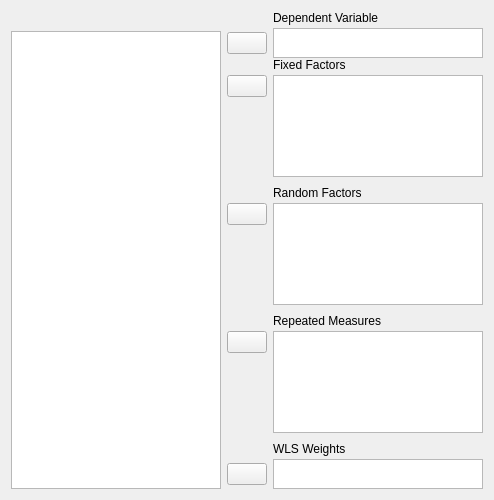
    <widget class="QWidget" name="widget_3" native="true">
     <property name="maximumSize">
      <size>
       <width>16777215</width>
       <height>500</height>
      </size>
     </property>
     <layout class="QGridLayout" name="gridLayout_7">
      <property name="verticalSpacing">
       <number>0</number>
      </property>
      <item row="0" column="0">
       <widget class="QWidget" name="widget_2" native="true">
        <property name="maximumSize">
         <size>
          <width>16777215</width>
          <height>20</height>
         </size>
        </property>
       </widget>
      </item>
      <item row="4" column="1" colspan="2">
       <widget class="QWidget" name="widget_19" native="true">
        <layout class="QGridLayout" name="gridLayout_23">
         <property name="leftMargin">
          <number>0</number>
         </property>
         <property name="topMargin">
          <number>0</number>
         </property>
         <property name="rightMargin">
          <number>0</number>
         </property>
         <property name="verticalSpacing">
          <number>3</number>
         </property>
         <item row="0" column="0">
          <widget class="QWidget" name="widget_20" native="true"/>
         </item>
         <item row="1" column="0">
          <widget class="AssignButton" name="buttonAssignRepeated">
           <property name="maximumSize">
            <size>
             <width>50</width>
             <height>16777215</height>
            </size>
           </property>
           <property name="text">
            <string/>
           </property>
          </widget>
         </item>
         <item row="1" column="1" rowspan="2">
          <widget class="BoundListView" name="repeatedMeasures">
           <property name="sizePolicy">
            <sizepolicy hsizetype="Maximum" vsizetype="Expanding">
             <horstretch>0</horstretch>
             <verstretch>0</verstretch>
            </sizepolicy>
           </property>
           <property name="minimumSize">
            <size>
             <width>0</width>
             <height>80</height>
            </size>
           </property>
           <property name="maximumSize">
            <size>
             <width>210</width>
             <height>16777215</height>
            </size>
           </property>
           <property name="selectionMode">
            <enum>QAbstractItemView::ExtendedSelection</enum>
           </property>
          </widget>
         </item>
         <item row="2" column="0">
          <spacer name="verticalSpacer_4">
           <property name="orientation">
            <enum>Qt::Vertical</enum>
           </property>
           <property name="sizeHint" stdset="0">
            <size>
             <width>20</width>
             <height>84</height>
            </size>
           </property>
          </spacer>
         </item>
         <item row="0" column="1">
          <widget class="QLabel" name="label_10">
           <property name="text">
            <string>Repeated Measures</string>
           </property>
          </widget>
         </item>
        </layout>
       </widget>
      </item>
      <item row="5" column="1" colspan="2">
       <widget class="QWidget" name="widget_11" native="true">
        <layout class="QGridLayout" name="gridLayout_4">
         <property name="leftMargin">
          <number>0</number>
         </property>
         <property name="topMargin">
          <number>0</number>
         </property>
         <property name="rightMargin">
          <number>0</number>
         </property>
         <property name="bottomMargin">
          <number>0</number>
         </property>
         <property name="verticalSpacing">
          <number>3</number>
         </property>
         <item row="0" column="0">
          <widget class="QWidget" name="widget_12" native="true"/>
         </item>
         <item row="1" column="0">
          <widget class="AssignButton" name="buttonAssignWLSWeights">
           <property name="maximumSize">
            <size>
             <width>50</width>
             <height>16777215</height>
            </size>
           </property>
           <property name="text">
            <string/>
           </property>
          </widget>
         </item>
         <item row="1" column="1">
          <widget class="BoundListView" name="wlsWeights">
           <property name="sizePolicy">
            <sizepolicy hsizetype="Maximum" vsizetype="Expanding">
             <horstretch>0</horstretch>
             <verstretch>0</verstretch>
            </sizepolicy>
           </property>
           <property name="minimumSize">
            <size>
             <width>0</width>
             <height>0</height>
            </size>
           </property>
           <property name="maximumSize">
            <size>
             <width>210</width>
             <height>30</height>
            </size>
           </property>
           <property name="selectionMode">
            <enum>QAbstractItemView::ExtendedSelection</enum>
           </property>
          </widget>
         </item>
         <item row="0" column="1">
          <widget class="QLabel" name="label_4">
           <property name="text">
            <string>WLS Weights</string>
           </property>
          </widget>
         </item>
        </layout>
       </widget>
      </item>
      <item row="1" column="0" rowspan="5">
       <widget class="AvailableFieldsListView" name="listAvailableFields">
        <property name="sizePolicy">
         <sizepolicy hsizetype="Fixed" vsizetype="Expanding">
          <horstretch>0</horstretch>
          <verstretch>0</verstretch>
         </sizepolicy>
        </property>
        <property name="minimumSize">
         <size>
          <width>0</width>
          <height>200</height>
         </size>
        </property>
        <property name="maximumSize">
         <size>
          <width>210</width>
          <height>16777215</height>
         </size>
        </property>
        <property name="selectionMode">
         <enum>QAbstractItemView::ExtendedSelection</enum>
        </property>
       </widget>
      </item>
      <item row="3" column="1" colspan="2">
       <widget class="QWidget" name="widget" native="true">
        <layout class="QGridLayout" name="gridLayout">
         <property name="leftMargin">
          <number>0</number>
         </property>
         <property name="topMargin">
          <number>0</number>
         </property>
         <property name="rightMargin">
          <number>0</number>
         </property>
         <property name="verticalSpacing">
          <number>3</number>
         </property>
         <item row="0" column="0">
          <widget class="QWidget" name="widget_9" native="true"/>
         </item>
         <item row="1" column="0">
          <widget class="AssignButton" name="buttonAssignRandom">
           <property name="maximumSize">
            <size>
             <width>50</width>
             <height>16777215</height>
            </size>
           </property>
           <property name="text">
            <string/>
           </property>
          </widget>
         </item>
         <item row="1" column="1" rowspan="2">
          <widget class="BoundListView" name="randomFactors">
           <property name="sizePolicy">
            <sizepolicy hsizetype="Maximum" vsizetype="Expanding">
             <horstretch>0</horstretch>
             <verstretch>0</verstretch>
            </sizepolicy>
           </property>
           <property name="minimumSize">
            <size>
             <width>0</width>
             <height>80</height>
            </size>
           </property>
           <property name="maximumSize">
            <size>
             <width>210</width>
             <height>16777215</height>
            </size>
           </property>
           <property name="selectionMode">
            <enum>QAbstractItemView::ExtendedSelection</enum>
           </property>
          </widget>
         </item>
         <item row="2" column="0">
          <spacer name="verticalSpacer">
           <property name="orientation">
            <enum>Qt::Vertical</enum>
           </property>
           <property name="sizeHint" stdset="0">
            <size>
             <width>20</width>
             <height>84</height>
            </size>
           </property>
          </spacer>
         </item>
         <item row="0" column="1">
          <widget class="QLabel" name="label_3">
           <property name="text">
            <string>Random Factors</string>
           </property>
          </widget>
         </item>
        </layout>
       </widget>
      </item>
      <item row="2" column="1" colspan="2">
       <widget class="QWidget" name="widget_5" native="true">
        <layout class="QGridLayout" name="gridLayout_2">
         <property name="leftMargin">
          <number>0</number>
         </property>
         <property name="topMargin">
          <number>0</number>
         </property>
         <property name="rightMargin">
          <number>0</number>
         </property>
         <property name="verticalSpacing">
          <number>3</number>
         </property>
         <item row="1" column="0">
          <widget class="AssignButton" name="buttonAssignFixed">
           <property name="maximumSize">
            <size>
             <width>50</width>
             <height>16777215</height>
            </size>
           </property>
           <property name="text">
            <string/>
           </property>
          </widget>
         </item>
         <item row="2" column="0">
          <spacer name="verticalSpacer_2">
           <property name="orientation">
            <enum>Qt::Vertical</enum>
           </property>
           <property name="sizeHint" stdset="0">
            <size>
             <width>20</width>
             <height>84</height>
            </size>
           </property>
          </spacer>
         </item>
         <item row="1" column="1" rowspan="2">
          <widget class="BoundListView" name="fixedFactors">
           <property name="sizePolicy">
            <sizepolicy hsizetype="Maximum" vsizetype="Expanding">
             <horstretch>0</horstretch>
             <verstretch>0</verstretch>
            </sizepolicy>
           </property>
           <property name="minimumSize">
            <size>
             <width>0</width>
             <height>80</height>
            </size>
           </property>
           <property name="maximumSize">
            <size>
             <width>210</width>
             <height>16777215</height>
            </size>
           </property>
           <property name="selectionMode">
            <enum>QAbstractItemView::ExtendedSelection</enum>
           </property>
          </widget>
         </item>
         <item row="0" column="0">
          <widget class="QWidget" name="widget_8" native="true"/>
         </item>
         <item row="0" column="1">
          <widget class="QLabel" name="label_2">
           <property name="text">
            <string>Fixed Factors</string>
           </property>
          </widget>
         </item>
        </layout>
       </widget>
      </item>
      <item row="0" column="1" rowspan="2" colspan="2">
       <widget class="QWidget" name="widget_6" native="true">
        <layout class="QGridLayout" name="gridLayout_3">
         <property name="leftMargin">
          <number>0</number>
         </property>
         <property name="topMargin">
          <number>0</number>
         </property>
         <property name="rightMargin">
          <number>0</number>
         </property>
         <property name="bottomMargin">
          <number>0</number>
         </property>
         <property name="verticalSpacing">
          <number>3</number>
         </property>
         <item row="0" column="0">
          <widget class="QWidget" name="widget_7" native="true"/>
         </item>
         <item row="0" column="1">
          <widget class="QLabel" name="label">
           <property name="text">
            <string>Dependent Variable</string>
           </property>
          </widget>
         </item>
         <item row="1" column="0">
          <widget class="AssignButton" name="buttonAssignDependent">
           <property name="maximumSize">
            <size>
             <width>50</width>
             <height>16777215</height>
            </size>
           </property>
           <property name="text">
            <string/>
           </property>
          </widget>
         </item>
         <item row="1" column="1">
          <widget class="BoundListView" name="dependent">
           <property name="sizePolicy">
            <sizepolicy hsizetype="Maximum" vsizetype="Expanding">
             <horstretch>0</horstretch>
             <verstretch>0</verstretch>
            </sizepolicy>
           </property>
           <property name="minimumSize">
            <size>
             <width>0</width>
             <height>0</height>
            </size>
           </property>
           <property name="maximumSize">
            <size>
             <width>210</width>
             <height>30</height>
            </size>
           </property>
           <property name="selectionMode">
            <enum>QAbstractItemView::ExtendedSelection</enum>
           </property>
          </widget>
         </item>
        </layout>
       </widget>
      </item>
     </layout>
    </widget>
